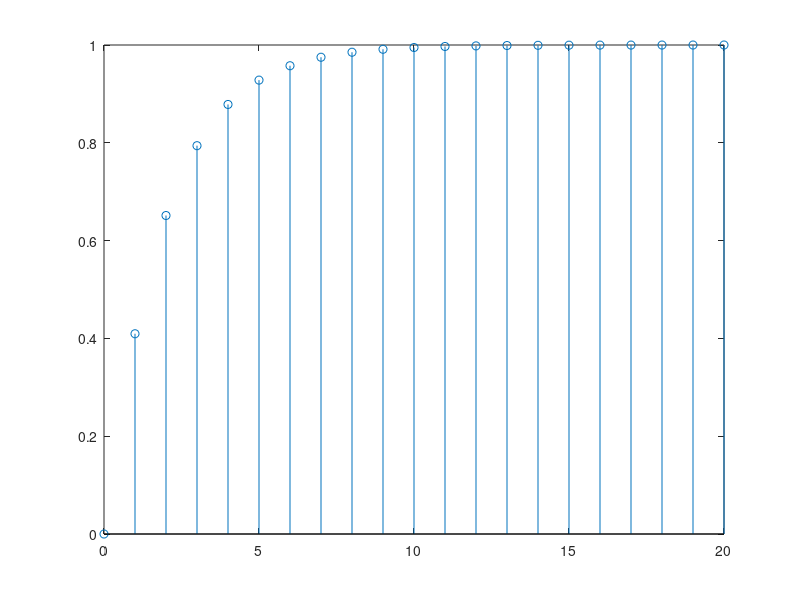

The MATLAB source for this figure:
%{
Técnicas de Control - Curso 2022/23
 UD1- Ejercicio 2 
Aitor Gude Romero 
%}

%***************Definición e inicialización de variables:****************

a=0 %Coeficiente del polo
b=0 %Coeficiente del cero
ts=1 %Tiempo de muestreo
den=[1 -a] %Denominador de FDT
num=[b]    %Numerador de FDT
phi=[0.9 0.1] %Matriz de coeficientes

%Recorremos la matriz de coeficientes phi y creamos las diferentes
%funciones de transferencia, ejecutando despues la prueba con entrada
%escalon
prompt="Introduzca el valor del periodo de control: "
m = input(prompt) %Pedimos al usuario el valor del periodo de control m
for i=1:m
    a=phi(1,1)
    b=1-(a^i) %obtenemos b^m de la ecuacion b=1-a^m
    den=[1 -a^i] %modificamos el valor de a siendo a^m
    num=[b]
    Z=tf(num,den,ts)
    polos = pole(Z)
    %***************Ânalisis de respuesta escalon**************
    y =step(Z)
    n=length(y);
    k=0:1:n-1;
    stem(k,y);    
    fprintf("Mostrando respuesta escalón, para m=%d Pulse una tecla para continuar",i)
    pause
end
